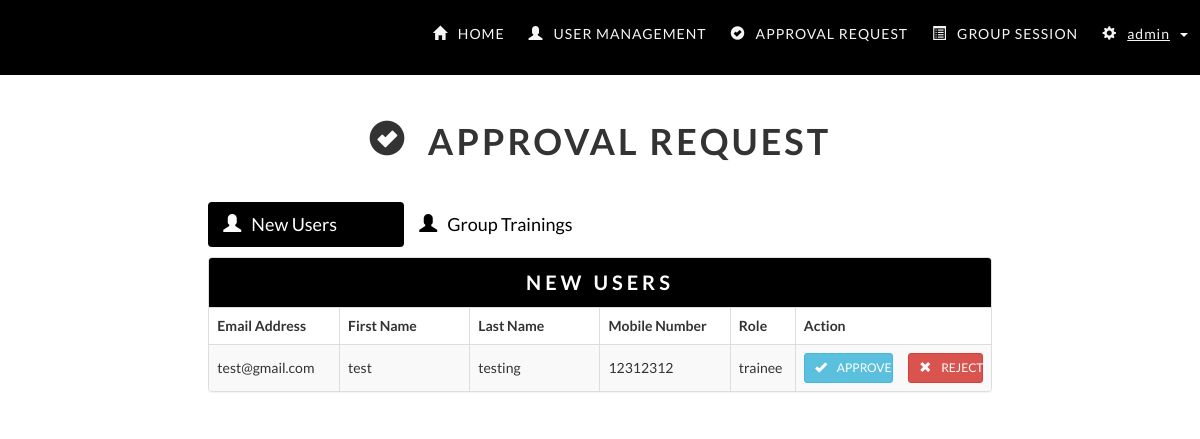
Before: /administrator/user-approval.php with the older database file.
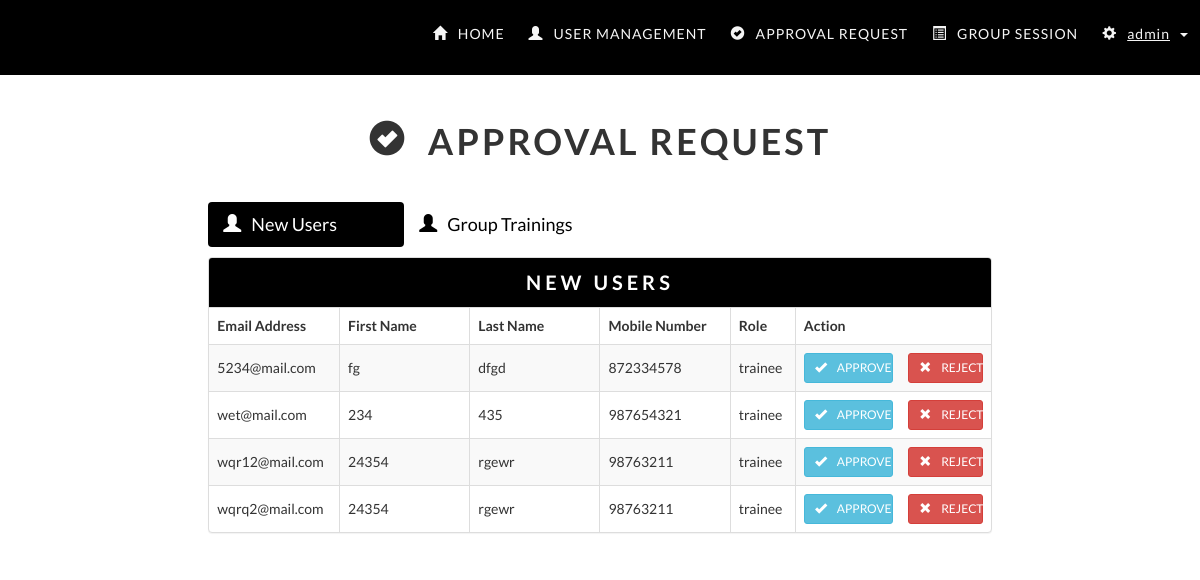
After: the same page with the newer database file.
### tables this page shows
CREATE TABLE `userapproval` (
  `email` varchar(255) NOT NULL,
  `firstName` varchar(35) NOT NULL,
  `lastName` varchar(35) NOT NULL,
  `phoneNumber` int(8) NOT NULL,
  `profilePicture` varchar(255) NOT NULL,
  `role` varchar(10) NOT NULL,
  `password` varchar(50) NOT NULL,
  `subscription` varchar(255) NOT NULL,
  `expiryDate` date NOT NULL,
  `registerDate` date NOT NULL,
  `address` varchar(255) NOT NULL
);

### administrator/loadApprovalInfo.php (the view)
<?php
function getApprovalUsers() {
    require('../database/dbconfig.php');
    $sql = "SELECT firstName, lastName, email, phoneNumber, role FROM userapproval";
    $query = $conn->prepare($sql);
    $stmt = $query->execute();
    $result = $query->fetchAll();
    if(count($result) > 0) {
        foreach ($result as $row):
            $email = $row['email'];
            $firstName = $row['firstName'];
            $lastName = $row['lastName'];
            $mobile = $row['phoneNumber'];
            $role = $row['role'];
            echo "<tr>";
            echo "<td class=\"col-md-2\">$email</td>";
            echo "<td class=\"col-md-2\">$firstName</td>";
            echo "<td class=\"col-md-2\">$lastName</td>";
            echo "<td class=\"col-md-2\">$mobile</td>";
            echo "<td class=\"col-md-1\">$role</td>";
            echo "<td class=\"col-md-3 padding-l15-r15\" >";
            echo "<a data-toggle=\"modal\" data-target=\"#approveUserModal\" onclick=\"setApproveInfo('$email')\" class=\"btn btn-info btn-sm col-md-6\"><span class=\"glyphicon glyphicon-ok icon-space\"></span>APPROVE</a>";
            echo "<a data-toggle=\"modal\" data-target=\"#rejectUserModal\" onclick=\"setRejectInfo('$email')\" class=\"btn btn-danger btn-sm col-md-offset-1 col-md-5\"><span class=\"glyphicon glyphicon-remove icon-space\"></span>REJECT</a>";
            echo "</td></tr>";
        endforeach;
    }
    else {
        echo "<tr><td colspan = \"6\" style=\"text-align:center;\">";
        echo "No trainee record found";
        echo "</td></tr>";
    }
}

Changed rows visible on the page:
removed userapproval: email "test@gmail.com", firstName "test", lastName "testing", phoneNumber "12312312", role "trainee"
added userapproval: email "5234@mail.com", firstName "fg", lastName "dfgd", phoneNumber "872334578", role "trainee"
added userapproval: email "wet@mail.com", firstName "234", lastName "435", phoneNumber "987654321", role "trainee"
added userapproval: email "wqr12@mail.com", firstName "24354", lastName "rgewr", phoneNumber "98763211", role "trainee"
added userapproval: email "wqrq2@mail.com", firstName "24354", lastName "rgewr", phoneNumber "98763211", role "trainee"
